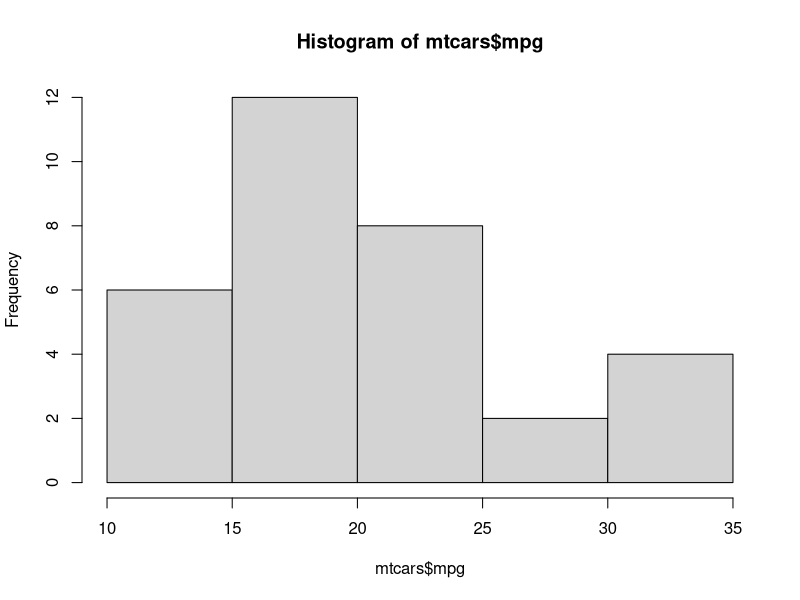
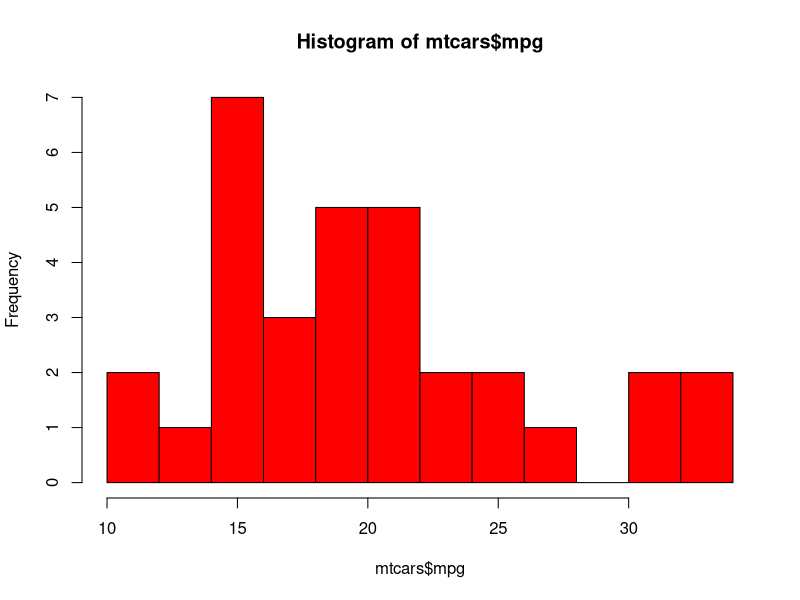
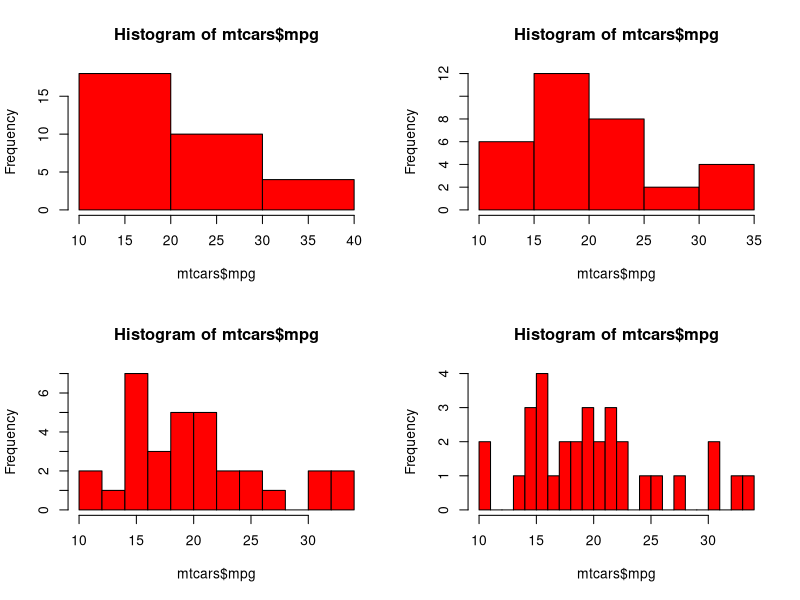
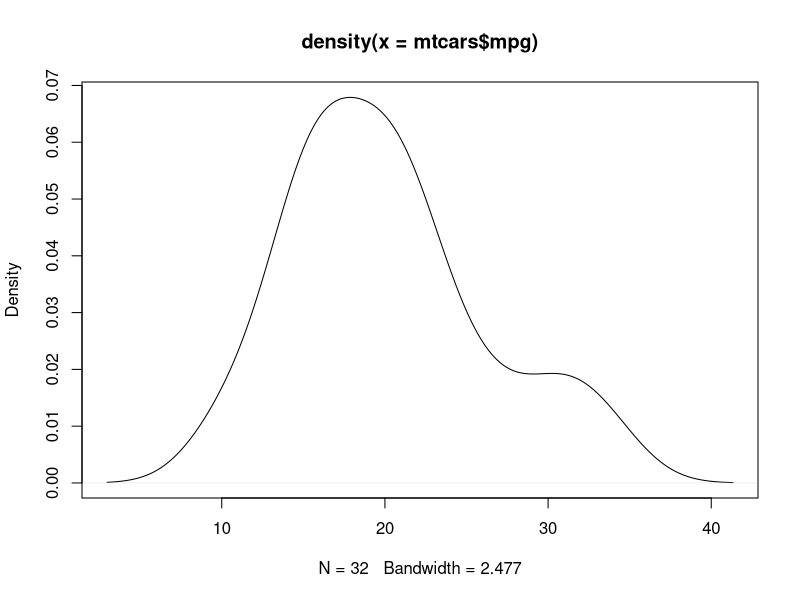
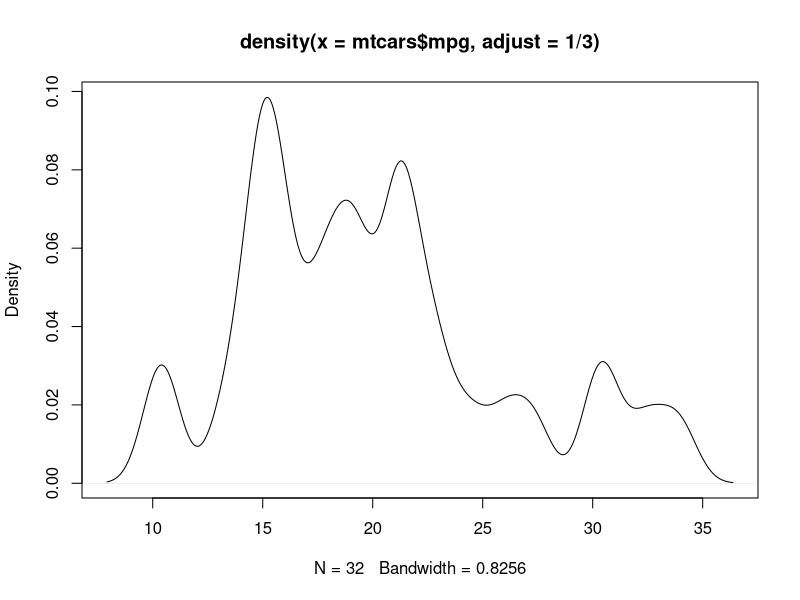
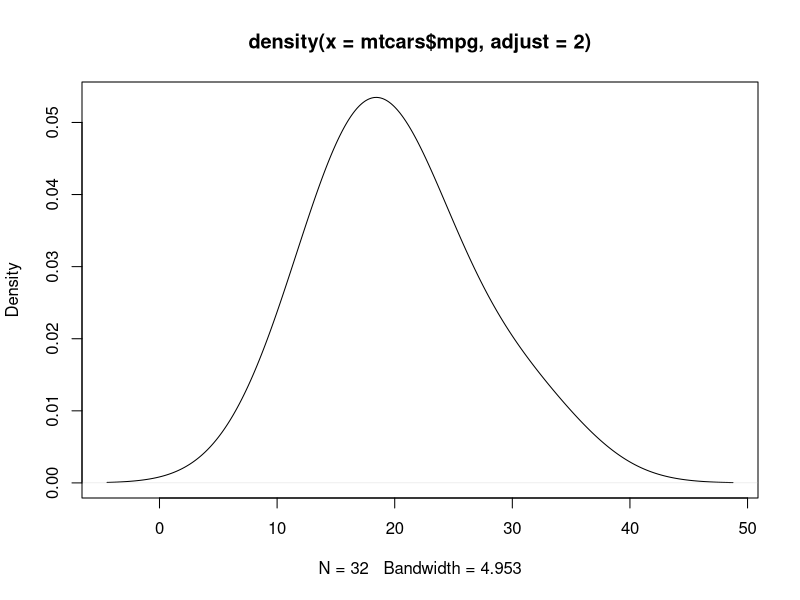
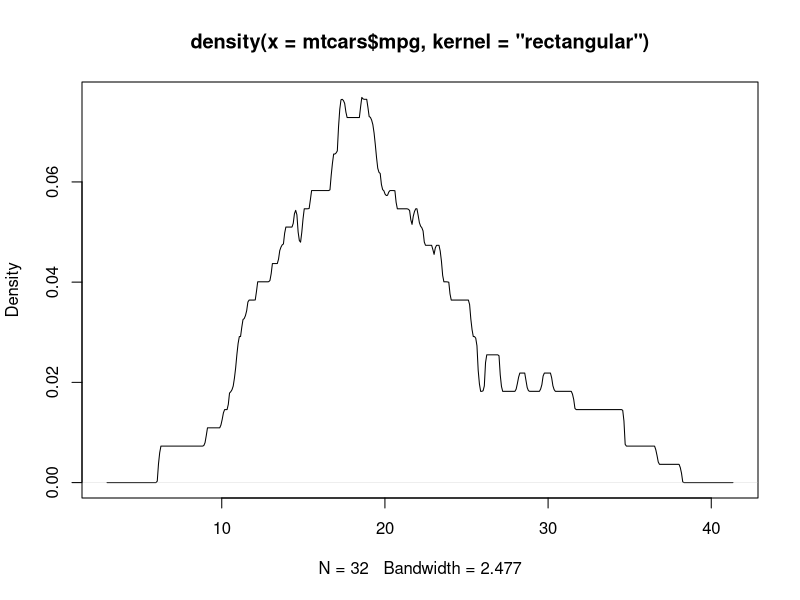
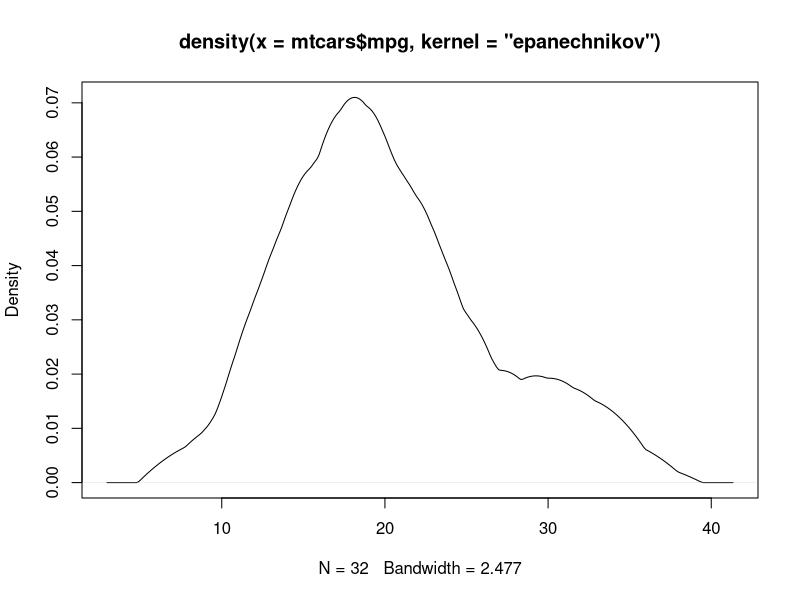

The R source for these figures, in order:
## ---- chunk 1
knitr::opts_chunk$set(echo = FALSE)
## ---- chunk 2
data(mtcars)
hist(mtcars$mpg)
## ---- chunk 3
hist(mtcars$mpg, breaks=12, col="red")
## ---- chunk 4
par(mfrow = c(2,2))
hist(mtcars$mpg, breaks=2, col="red")
hist(mtcars$mpg, breaks=8, col="red")
hist(mtcars$mpg, breaks=12, col="red")
hist(mtcars$mpg, breaks=20, col="red")
par(mfrow = c(1,1))

## ---- chunk 5
d <- density(mtcars$mpg) # returns the density data 
plot(d) # plots the results
## ---- chunk 6
d <- density(mtcars$mpg,adjust = 1/3) # returns the density data 
plot(d) # plots the results
## ---- chunk 7
d <- density(mtcars$mpg,adjust = 2) # returns the density data 
plot(d) # plots the results
## ---- chunk 8
d <- density(mtcars$mpg, kernel = "rectangular") # returns the density data 
plot(d) # plots the results
## ---- chunk 9
d <- density(mtcars$mpg, kernel = "epanechnikov") # returns the density data 
plot(d) # plots the results
## ---- chunk 10
#take a look at the data set (the first 5 observations)
faithful[1:5,]
duration = faithful$eruptions
n=length(duration)
#estimate the density using histogram and kernel estimation
## ---- chunk 11
par(mfrow=c(2,2))
#histogram
out=hist(duration, nclass=15, prob=TRUE, main="Histogram, h=0.2")
z = (out$breaks[-1] + out$breaks[-19])/2
lines(out$density~z, col="blue")
#kernel density estimation
d1 = density(duration, kernel="gaussian", bw=0.2)
plot(d1, main="Gaussian kernel, h=0.2")
d2=density(duration, kernel="gaussian", bw=0.05)
plot(d2, main="Gaussian kernel, h=0.05")
d3=density(duration, kernel="triangular", bw=0.2)
plot(d3,main="Triangular kernel, h=0.2")
par(mfrow=c(1,1))
## ---- chunk 12
library(ggplot2)
ggplot(data = faithful, aes(x = eruptions)) + geom_density()
## ---- chunk 13
library(patchwork)
p1 <- ggplot(data = faithful, aes(x = eruptions)) + geom_density(adjust = 1/10) +
  labs(title = "adjust = 1/10")+theme_bw()
p2 <- ggplot(data = faithful, aes(x = eruptions)) + geom_density(adjust = 1/2) +
  labs(title = "adjust = 1/2")+theme_bw()
p1+p2
## ---- chunk 14
p1 <- ggplot(data = faithful, aes(x = eruptions)) + geom_density(kernel = "gaussian") +
  labs(title = "Gaussian")+theme_bw()
p2 <- ggplot(data = faithful, aes(x = eruptions)) + geom_density(kernel = "rectangular") +
  labs(title = "Rectangular")+theme_bw()
p1+p2
## ---- chunk 15
# Generate some sample data
set.seed(123)
x <- rnorm(100)

# Choose a range of values to plot
xmin <- min(x)
xmax <- max(x)
xseq <- seq(xmin, xmax, length.out = 100)

# Set the bandwidth for the kernel density estimation
bw <- 0.5

# Compute the kernel density estimate
kde <- sapply(xseq, function(xi) {
  mean(dnorm((xi - x)/bw)/bw)
})
# Plot the kernel density estimate
plot(xseq, kde, type = "l", xlab = "x", ylab = "Density")
